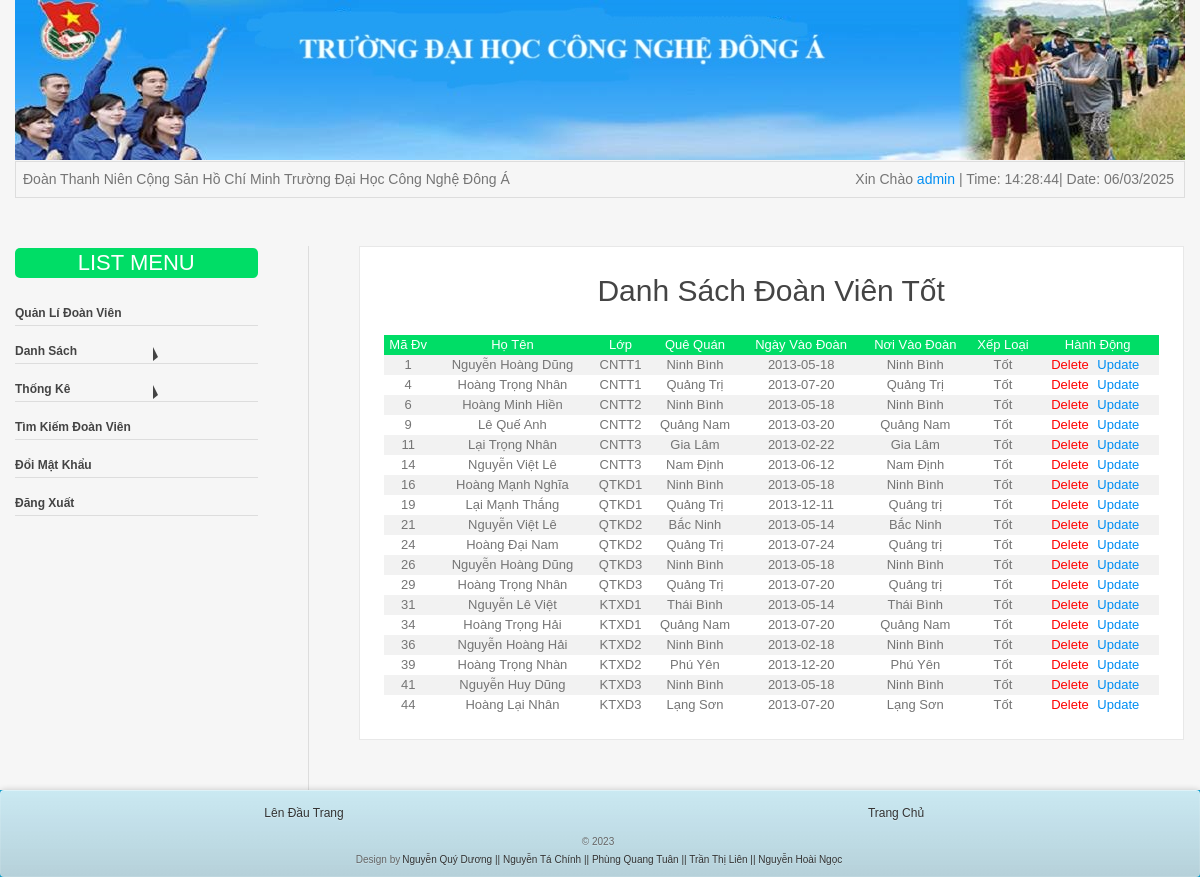
Screenshot of /thongke.php?tk=khen (signed in) with the database file from the repository.
### tables this page shows
CREATE TABLE `doanvien` (
  `madoanvien` int(5) NOT NULL,
  `hoten` varchar(50) NOT NULL,
  `malop` int(11) NOT NULL,
  `que` varchar(50) DEFAULT NULL,
  `hoatdong` varchar(50) DEFAULT NULL,
  `noiohientai` varchar(50) DEFAULT NULL,
  `ngayvaodoan` date NOT NULL,
  `noivaodoan` varchar(50) DEFAULT NULL
);

CREATE TABLE `lop` (
  `malop` int(5) NOT NULL,
  `tenlop` varchar(10) NOT NULL,
  `manganh` int(11) NOT NULL
);

### thongke.php (the view, shortened to what this page needs)
<?php include("header.php"); ?>
<?php
if(isset($_SESSION['name'])){
	  $conn = mysqli_connect('localhost', 'root', '', 'dtb_btl') or die ('Không thể kết nối tới database');
	  mysqli_set_charset($conn, 'utf8');
	if(isset($_GET['sub'])){
      $sub=$_GET['sub'];
      if($sub=='delete'){
        $madoanvien=$_GET['id'];
        $sql1 = "delete from doanphi where madoanvien='$madoanvien'";
        $sql2 ="delete from doanvien where madoanvien='$madoanvien'";
        if (mysqli_query($conn, $sql1)  && mysqli_query($conn, $sql2)) {
          echo "<script>alert('Xóa Thành Công');window.location='admin.php';</script>";
        } else {
          echo "Lỗi: " . $sql . "<br>" . mysqli_error($conn);
        }
      }
      if($sub=='update'){
        $madoanvien=$_GET['id'];
        $sql ="select doanvien.madoanvien, hoten, doanvien.malop, que, hoatdong, noiohientai, ngayvaodoan, noivaodoan, tenlop from doanvien JOIN lop on doanvien.malop = lop.malop where madoanvien='$madoanvien'";
        $result = mysqli_query($conn,$sql);
        $row = mysqli_fetch_assoc($result);
        $ten=$row['hoten'];
        $que=$row['que'];$vao=$row['ngayvaodoan'];
        $noivao=$row['noivaodoan'];$loai=$row['hoatdong'];
        include("menu.php");
        echo '<div class="block">
              <h1>Cập Nhật Đoàn Viên</h1>
              <div class="form">
              <form method="post" action="">
              <label>Tên ĐV</label><input type="text" name="ten" value="'.$ten.'"><br>
              <label>Lớp ĐV</label>
                <select name="lop">
                  <option value="1">CNTT1</option>
                  <option value="2">CNTT2</option>
                  <option value="3">CNTT3</option>
                  <option value="4">QTKD1</option>
                  <option value="5">QTKD2</option>
                  <option value="6">QTKD3</option>
                  <option value="7">KTXD1</option>
                  <option value="8">KTXD2</option>
                  <option value="9">KTXD3</option>
                </select><br>
              <label>Ngày Vào</label><input type="text" name="vao" value="'.$vao.'"><br>
              <label>Quê Quán</label><input type="text" name="que" value="'.$que.'"><br>
              <label>Nơi Vào</label><input type="text" name="noivao" value="'.$noivao.'"><br>
              <label>Xếp Loại</label><input type="text" name="loai" value="'.$loai.'"><br>
                <button name="submit"class="button"><span>Cập Nhật</span></button>
              </form>
              </div></div>';
        if(isset($_POST['submit'])){
          $ten=$_POST['ten'];$lop=$_POST['lop'];
          $que=$_POST['que'];$vao=$_POST['vao'];
          $noivao=$_POST['noivao'];$loai=$_POST['loai'];
          $sql ="update doanvien set hoten='$ten',malop='$lop',ngayvaodoan='$vao',
          noivaodoan='$noivao',hoatdong='$loai' where madoanvien='$madoanvien'";
          if (mysqli_query($conn, $sql)) {
            echo "<script>alert('Cập Nhật Thành Công');window.location='admin.php';</script>";
          } else {
            echo "Lỗi: " . $sql . "<br>" . mysqli_error($conn);
          }
        }
      }
      if($sub=='update1'){
        $madoanvien=$_GET['id'];
        $sql ="select doanvien.madoanvien, hoten,ngaynop, doanvien.malop, que, hoatdong,noivaodoan, doanphi.hannop from doanvien JOIN doanphi on doanvien.madoanvien = doanphi.madoanvien where doanphi.madoanvien='$madoanvien'";
        $result = mysqli_query($conn,$sql);
        $row = mysqli_fetch_assoc($result);
        $ten=$row['hoten'];
        $hannop=$row['hannop'];
        $ngaynop=$row['ngaynop'];
        include("menu.php");
        echo '<div class="block">
              <h1>Cập Nhật Đoàn Phí</h1>
              <div class="form">
              <form method="post" action="">
              <label>Tên ĐV</label><input type="text" name="ten" value="'.$ten.'"><br>
              <label>Hạn Nộp</label><input type="text" name="hannop" value="'.$hannop.'"><br>
              <label>Ngày Nộp</label><input type="text" name="ngaynop" value="'.$ngaynop.'"><br>
                <button name="submit"class="button"><span>Cập Nhật</span></button>
              </form>
              </div></div><div></div></div>';
        if(isset($_POST['submit'])){
          $hannop=$_POST['hannop'];
          $ngaynop=$_POST['ngaynop'];
          $sql ="update doanphi set ngaynop='$ngaynop',hannop='$hannop' where madoanvien='$madoanvien'";
          if (mysqli_query($conn, $sql)) {
            echo "<script>alert('Cập Nhật Thành Công');window.location='thongke.php';</script>";
          } else {
            echo "Lỗi: " . $sql . "<br>" . mysqli_error($conn);
          }
        }
      }
  	}
  	else {
?>
<?php include("menu.php");?>
  <?php
  if(isset($_GET['tk'])){
    if($_GET['tk']=='chuanop'){
      ?> <div class="block">
            <h1>Danh Sách Chưa Nộp</h1>
            <div class="form">
              <form method="post" action="">
                <label>Ngày</label><input type="text" name="ngay" placeholder="1-31"><br>
                <label>Quí</label><input type="text" name="qui" placeholder="1-4"><br>
                <label>Năm</label><input type="text" name="nam" placeholder="2023 trở về trước"><br><br>
                <p>Nếu muốn xem danh sách theo cả quí vui lòng để trống trường ngày</p><br><br>
                <button name="submit"class="button"><span>Xem Ngay</span></button>
              </form>
            </div>
          </div>
        <?php
          if(isset($_POST['submit'])){
            $ngay=$_POST['ngay'];
            $qui=$_POST['qui'];
            if($qui==1) {
              $chon="between 1 and 3";
            }else if($qui==2){
              $chon="between 4 and 6";
            }else if($qui==3){
              $chon="between 7 and 9";
            }else if($qui==4){
              $chon="between 10 and 12";
            } else $chon=null;
            $nam=$_POST['nam'];
            if($ngay==null){
              $sql ="select doanvien.madoanvien, hoten,ngaynop, doanvien.malop, que, hoatdong,noivaodoan, doanphi.hannop from doanvien JOIN doanphi on doanvien.madoanvien = doanphi.madoanvien WHERE DATEDIFF(doanphi.hannop,NOW()) < 0 and MONTH(doanphi.hannop) $chon and YEAR(doanphi.hannop)='$nam'";
            }
            else{
              $sql ="select doanvien.madoanvien, hoten,ngaynop, doanvien.malop, que, hoatdong,noivaodoan, doanphi.hannop from doanvien JOIN doanphi on doanvien.madoanvien = doanphi.madoanvien WHERE DATEDIFF(doanphi.hannop,NOW()) < 0 and MONTH(doanphi.hannop) $chon and YEAR(doanphi.hannop)='$nam' and DAY(doanphi.hannop)='$ngay'";
            }
              $result = mysqli_query($conn,$sql);
              if (mysqli_num_rows($result) > 0){
              echo "<div class='block'>
              <table>
                <tr>
                  <th>Mã Đv</th>
                  <th>Họ Tên</th>
                  <th>Hạn Nộp</th>
                  <th>Ngày Nộp</th>
                  <th>Nơi Vào</th>
                  <th>Quê Quán</th>
                  <th>Xếp Loại</th>
                  <th>Hành Động</th>
                </tr>";
                  while($row = mysqli_fetch_assoc($result)) {
                    echo "
                        <tr>
                          <td>" .$row['madoanvien']. "</td>
                          <td>" .$row['hoten']. "</td>
                          <td>" .$row['hannop']. "</td>
                          <td>" .$row['ngaynop']. "</td>
                          <td>" .$row['que']. "</td>
                          <td>" .$row['noivaodoan']. "</td>
                          <td>" .$row['hoatdong']. "</td>
                          <td style='text-align: center'>
                            <a class='red' href='thongke.php?sub=delete&id=".$row['madoanvien']. " '>Delete</a>
                            <a href='thongke.php?sub=update1&id=".$row['madoanvien']. "'>Update</a>
                          </td>
                        </tr>";
                  }
                echo "</table></div></div>";
          } else echo "Dữ liệu nhập sai hoặc không tìm thấy.</div>";
        } echo "</div>";
      }
      else if($_GET['tk']=='khen') {
        echo '<div class="block">
              <h1>Danh Sách Đoàn Viên Tốt</h1>';
          $sql ="select doanvien.madoanvien, hoten, doanvien.malop, que, hoatdong, noiohientai, ngayvaodoan,noivaodoan, tenlop from doanvien JOIN lop on doanvien.malop = lop.malop where hoatdong='Tốt'";
          $result = mysqli_query($conn,$sql);
          echo "
          <table>
            <tr>
              <th>Mã Đv</th>
              <th>Họ Tên</th>
              <th>Lớp</th>
              <th>Quê Quán</th>
              <th>Ngày Vào Đoàn</th>
              <th>Nơi Vào Đoàn</th>
              <th>Xếp Loại</th>
              <th>Hành Động</th>
            </tr>";
              while($row = mysqli_fetch_assoc($result)) {
                echo "
                    <tr>
                      <td>" .$row['madoanvien']. "</td>
                      <td>" .$row['hoten']. "</td>
                      <td>" .$row['tenlop']. "</td>
                      <td>" .$row['que']. "</td>
                      <td>" .$row['ngayvaodoan']. "</td>
                      <td>" .$row['noivaodoan']. "</td>
                      <td>" .$row['hoatdong']. "</td>
                      <td style='text-align: center'>
                        <a class='red' href='list.php?sub=delete&id=".$row['madoanvien']. " '>Delete</a>
                        <a href='list.php?sub=update&id=".$row['madoanvien']. "'>Update</a>
                      </td>
                    </tr>";
            }
          echo "</table></div></div></div>";
      }
  }
}
?>
<?php
} else echo "Bạn phải đăng nhập để thực hiện các chức năng!<br>";
?>
</div>
<?php include("footer.php"); ?>

### header.php (shortened to what this page needs)
?><!DOCTYPE html>
<html lang="en">
<head>
	<link rel="stylesheet" href="css/style.css" type="text/css">
</head>
<body>
	<div class="container">
			<div class="header">
				<img src="img/logo1.png" alt=""/>
				<div class="top-foot">
				<h1>Đoàn Thanh Niên Cộng Sản Hồ Chí Minh Trường Đại Học Công Nghệ Đông Á</h1>
				<h2>Xin Chào <span><?php if(isset($_SESSION['name'])){
					echo $_SESSION['name'];
					}else echo "No Name";?></span>
					| Time: <?php echo date(' H:i:s') ?>| Date: <?php echo date("d/m/Y") ?> </h2>
				</div>
			</div>

### menu.php (shortened to what this page needs)
<div class="menu">
    <div class="blockmenu">
        <h3 class="title">List Menu</h3>
        <ul>
          <li><a href="admin.php">Quản Lí Đoàn Viên</a></li>
          <li><a href="">Danh Sách</a><div class="tamgiac"></div>
          </li>
          <li><a href="">Thống Kê</a><div class="tamgiac"></div>
          </li>
          <li><a href="search.php">Tìm Kiếm Đoàn Viên</a></li>
          <li><a href="doipass.php">Đổi Mật Khẩu</a></li>
          <li><a href="logout.php">Đăng Xuất</a></li>
        </ul>
    </div>
  </div>
      <div class="content">
      <div class="blockcontent">

### footer.php (shortened to what this page needs)
</div><div class="footer">
			<section class="about">
    <p class="about-links">
      <a href="#" target="_parent">Lên Đầu Trang</a>
      <a href="index.php" target="_parent">Trang Chủ</a>
    </p>
    <p class="about-author">
      &copy; 2023<a href="" target="_blank"Nguyễn Quý Dương></a>
      <br>
      Design by<a href="" target="_blank">Nguyễn Quý Dương || Nguyễn Tá Chính || Phùng Quang Tuân || Trần Thị Liên || Nguyễn Hoài Ngọc</a>
  </section>
</div>
</body>
</html>

### css/style.css (style rules this page uses)
.top-foot { border: 1px solid #ddd; margin-top: -5px; height: 35px; font-size: 14px; color: #757575; line-height: 35px; }
.top-foot h1 { float: left; display: inline-block; margin-left: 7px; }
.top-foot h2 { float: right; margin-right: 10px; }
table { border-collapse: collapse; width: 100%; }
th, td { text-align: center; padding: 8px; }
td a { text-decoration: none; margin-right: 5px; color: #008ef2; }
td .red { color: red; }
tr:nth-child(even) { background-color: #f2f2f2 }
th { background-color: #0D6; color: white; }
.container { text-align: center; width: 1170px; margin: auto; }
.block { background: #fff; padding: 24px; border: 1px solid #e8e8e8; margin-top: 48px; }
.blockmenu { padding: 50px 50px 50px 0; }
.blockcontent { padding: 0 0 50px 50px; border-left: 1px solid rgba(0,0,0,0.1); }
.menu li { border-bottom: 1px solid rgba(0,0,0,0.1); list-style: none; text-align: left; margin: 15px 0; transition: all 0.3s; position: relative; }
.tamgiac { position: absolute; border-bottom: 4px solid transparent; border-top: 10px solid transparent; border-left: 5px solid #444; top: 6px; right: 100px; transition: all 0.2s; }
.menu a { display: block; color: #444; font-weight: 600; text-decoration: none; font-size: 12px; margin-bottom: 2px; }
.menu { width: 25%; float: left; }
.content { float: left; width: 74.9%; }
.content h1 { color: #444; line-height: 1.3; font-size: 30px; margin-bottom: 25px; }
.title { border-radius: 5px; width: 100%; height: 30px; background: #0D6; color: #fff; font-size: 22px; text-transform: uppercase; line-height: 30px; margin-bottom: 25px; }
.footer { clear: both; text-align: center; color: #fff; padding-bottom: 0px; background: #0ca3d2; }
html, body, div, span, applet, object, iframe, h1, h2, h3, h4, h5, h6, p, blockquote, pre, a, abbr, acronym, address, big, cite, code, del, dfn, em, img, ins, kbd, q, s, samp, small, strike, strong, sub, sup, tt, var, b, u, i, center, dl, dt, dd, ol, ul, li, fieldset, form, label, legend, table, caption, tbody, tfoot, thead, tr, th, td, article, aside, canvas, details, embed, figure, figcaption, footer, header, hgroup, menu, nav, output, ruby, section, summary, time, mark, audio, video { margin: 0; padding: 0; border: 0; font-size: 100%; font: inherit; vertical-align: baseline; }
span { color: #008ef2; }
article, aside, details, figcaption, figure, footer, header, hgroup, menu, nav, section { display: block; }
ul,ul,li { list-style: none; }
.about { padding: 8px; font: 10px/18px 'Lucida Grande', Arial, sans-serif; color: #666; text-align: center; text-shadow: 0 1px rgba(255, 255, 255, 0.25); background: #eee; background: rgba(250, 250, 250, 0.8); border-radius: 4px; background-image: -webkit-linear-gradient(top, rgba(0, 0, 0, 0), rgba(0, 0, 0, 0.1)); background-image: -moz-linear-gradient(top, rgba(0, 0, 0, 0), rgba(0, 0, 0, 0.1)); background-image: -o-linear-gradient(top, rgba(0, 0, 0, 0), rgba(0, 0, 0, 0.1)); background-image: linear-gradient(to bottom, rgba(0, 0, 0, 0), rgba(0, 0, 0, 0.1)); -webkit-box-shadow: inset 0 1px rgba(255, 255, 255, 0.3), inset 0 0 0 1px rgba(255, 255, 255, 0.1), 0 0 6px rgba(0, 0, 0, 0.2); box-shadow: inset 0 1px rgba(255, 255, 255, 0.3), inset 0 0 0 1px rgba(255, 255, 255, 0.1), 0 0 6px rgba(0, 0, 0, 0.2); }
.about a { color: #333; text-decoration: none; border-radius: 2px; -webkit-transition: background 0.1s; -moz-transition: background 0.1s; -o-transition: background 0.1s; transition: background 0.1s; }
.about-links { height: 30px; }
.about-links > a { float: left; width: 50%; line-height: 30px; font-size: 12px; }
.about-author { margin-top: 5px; }
.about-author > a { padding: 1px 3px; margin: 0 -1px; }
body { font: 13px/20px 'Lucida Grande', Tahoma, Verdana, sans-serif; background: #f6f6f6; color: #757575; }

### rows the page displays
doanvien: madoanvien "1", hoten "Nguyễn Hoàng Dũng", malop.tenlop "CNTT1", que "Ninh Bình", ngayvaodoan "2013-05-18", noivaodoan "Ninh Bình", hoatdong "Tốt"
doanvien: madoanvien "4", hoten "Hoàng Trọng Nhân", malop.tenlop "CNTT1", que "Quảng Trị", ngayvaodoan "2013-07-20", noivaodoan "Quảng Trị", hoatdong "Tốt"
doanvien: madoanvien "6", hoten "Hoàng Minh Hiền", malop.tenlop "CNTT2", que "Ninh Bình", ngayvaodoan "2013-05-18", noivaodoan "Ninh Bình", hoatdong "Tốt"
doanvien: madoanvien "9", hoten "Lê Quế Anh", malop.tenlop "CNTT2", que "Quảng Nam", ngayvaodoan "2013-03-20", noivaodoan "Quảng Nam", hoatdong "Tốt"
doanvien: madoanvien "11", hoten "Lại Trọng Nhân", malop.tenlop "CNTT3", que "Gia Lâm", ngayvaodoan "2013-02-22", noivaodoan "Gia Lâm", hoatdong "Tốt"
doanvien: madoanvien "14", hoten "Nguyễn Việt Lê", malop.tenlop "CNTT3", que "Nam Định", ngayvaodoan "2013-06-12", noivaodoan "Nam Định", hoatdong "Tốt"
doanvien: madoanvien "16", hoten "Hoàng Mạnh Nghĩa", malop.tenlop "QTKD1", que "Ninh Bình", ngayvaodoan "2013-05-18", noivaodoan "Ninh Bình", hoatdong "Tốt"
doanvien: madoanvien "19", hoten "Lại Mạnh Thắng", malop.tenlop "QTKD1", que "Quảng Trị", ngayvaodoan "2013-12-11", noivaodoan "Quảng trị", hoatdong "Tốt"
doanvien: madoanvien "21", hoten "Nguyễn Việt Lê", malop.tenlop "QTKD2", que "Bắc Ninh", ngayvaodoan "2013-05-14", noivaodoan "Bắc Ninh", hoatdong "Tốt"
doanvien: madoanvien "24", hoten "Hoàng Đại Nam", malop.tenlop "QTKD2", que "Quảng Trị", ngayvaodoan "2013-07-24", noivaodoan "Quảng trị", hoatdong "Tốt"
doanvien: madoanvien "26", hoten "Nguyễn Hoàng Dũng", malop.tenlop "QTKD3", que "Ninh Bình", ngayvaodoan "2013-05-18", noivaodoan "Ninh Bình", hoatdong "Tốt"
doanvien: madoanvien "29", hoten "Hoàng Trọng Nhân", malop.tenlop "QTKD3", que "Quảng Trị", ngayvaodoan "2013-07-20", noivaodoan "Quảng trị", hoatdong "Tốt"
doanvien: madoanvien "31", hoten "Nguyễn Lê Việt", malop.tenlop "KTXD1", que "Thái Bình", ngayvaodoan "2013-05-14", noivaodoan "Thái Bình", hoatdong "Tốt"
doanvien: madoanvien "34", hoten "Hoàng Trọng Hải", malop.tenlop "KTXD1", que "Quảng Nam", ngayvaodoan "2013-07-20", noivaodoan "Quảng Nam", hoatdong "Tốt"
doanvien: madoanvien "36", hoten "Nguyễn Hoàng Hải", malop.tenlop "KTXD2", que "Ninh Bình", ngayvaodoan "2013-02-18", noivaodoan "Ninh Bình", hoatdong "Tốt"
doanvien: madoanvien "39", hoten "Hoàng Trọng Nhàn", malop.tenlop "KTXD2", que "Phú Yên", ngayvaodoan "2013-12-20", noivaodoan "Phú Yên", hoatdong "Tốt"
doanvien: madoanvien "41", hoten "Nguyễn Huy Dũng", malop.tenlop "KTXD3", que "Ninh Bình", ngayvaodoan "2013-05-18", noivaodoan "Ninh Bình", hoatdong "Tốt"
doanvien: madoanvien "44", hoten "Hoàng Lại Nhân", malop.tenlop "KTXD3", que "Lạng Sơn", ngayvaodoan "2013-07-20", noivaodoan "Lạng Sơn", hoatdong "Tốt"

### other values shown
$_SESSION['name'] "admin"
